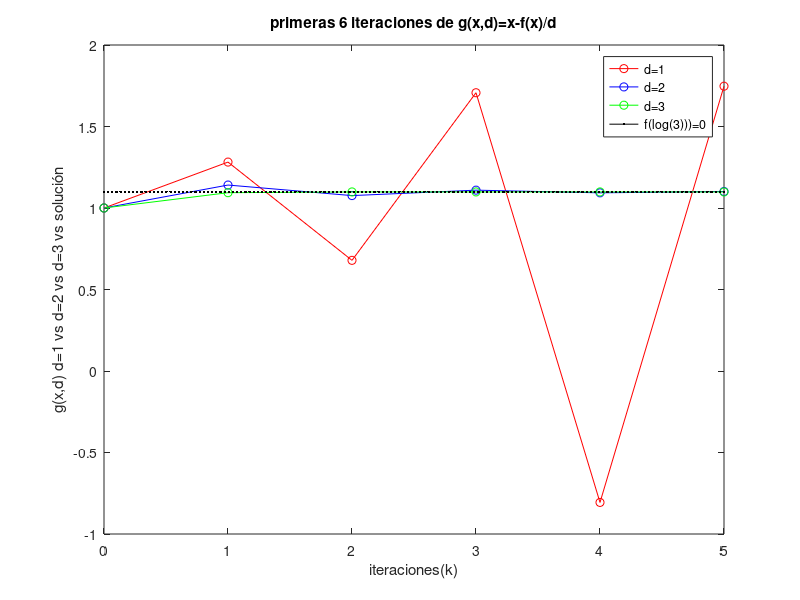
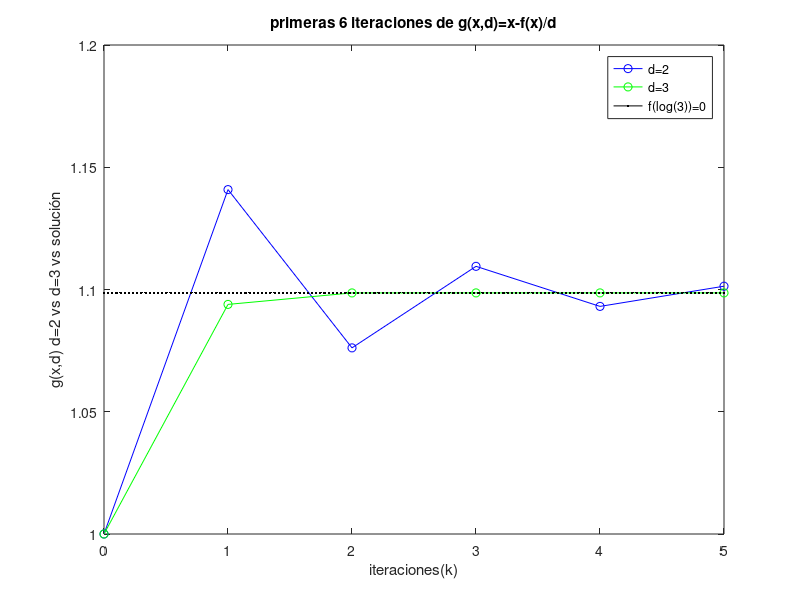
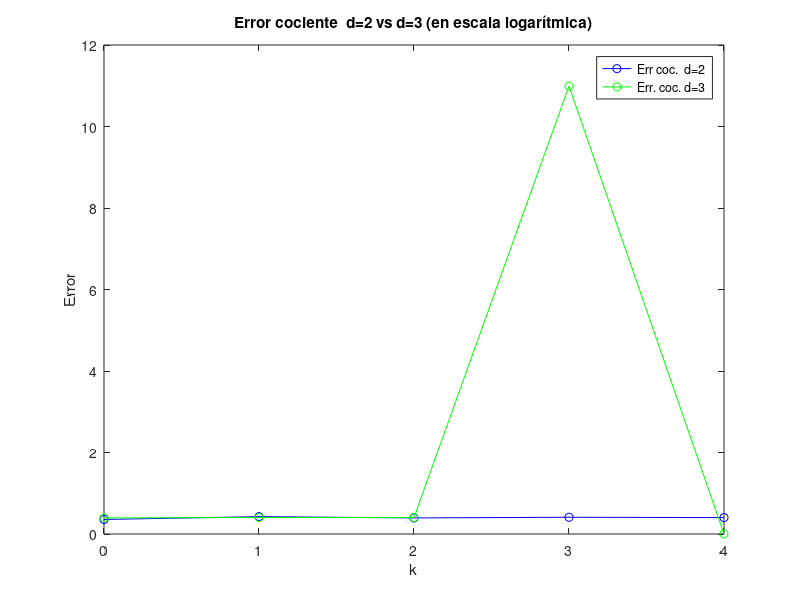

MATLAB code for these plots, in order:
%funcion a estimar raiz la cual es log3
f =@(x) exp(x) -  3;
f_prima=@(x) exp(x);
%g
g = @(x,d) x - f(x)/d;

x0 = 1;
itMax = 50;
res = ones(3,1);
tol = 1e-12;
x_iter = ones(6,3); %matriz con las iteraciones de cada d 
fprintf('\nDe antemano conociendo el valor de la raíz tendré como criterio de corte |x_k -log(3)| < 1e-9\n y que las iteraciones sean al menos 6, para así poder calcular el cociente del error como se plantea \n. si no, 50 iteraciones máximo\n\n');
for d = 1:3
    x = x0;
    k = 0;
    while k < itMax && (abs(x-log(3)) > tol || k < 6)
      k = k+1;      
      if (k <= 6) 
        x_iter(k,d) = x; %para parte del error
      endif
      x = g(x, d);
    endwhile
    res(d) = x;
    fprintf('resultado de emplear la iteracion con d=%d, nro de iteraciones=%d, convergió a: %f\n\n',d, k, res(d));
endfor

pts = linspace(0,5,150);
figure(1);
 plot(0:5, x_iter(1:6,1), '-ro',0:5, x_iter(1:6,2), '-bo',0:5, x_iter(1:6,3), '-go', pts, log(3), '-k.');
 legend('d=1',"d=2","d=3", "f(log(3)))=0");
 title("primeras 6 iteraciones de g(x,d)=x-f(x)/d");
xlabel('iteraciones(k)');
ylabel('g(x,d) d=1 vs d=2 vs d=3 vs solución');

figure(2);
 plot(0:5, x_iter(1:6,2), '-bo',0:5, x_iter(1:6,3), '-go',pts, log(3),'-k.');
 legend("d=2","d=3", "f(log(3))=0");
 title("primeras 6 iteraciones de g(x,d)=x-f(x)/d");
xlabel('iteraciones(k)');
ylabel('g(x,d) d=2 vs d=3 vs solución');

%ordenes estimados
p = [1, 2];

disp("ordenes estimados;  para d=2 es 1 y orden para d=3 es 2, (las que convergen) ");

error_k = zeros (2,5);
for d =2:3
    fprintf("\nCaso d = %d \n", d);
    x = x0;
    for k=1:5 
        ek = abs(x_iter(k+1,d) -  log(3));
        ekp = abs(x_iter(k,d) -  log(3))^p(d-1);
        error_k(d-1,k) = ek/ekp;
        fprintf('error en cociente con k = %d, %f  \n', k-1, error_k(d-1,k));
    endfor    
endfor

g_prima = @(x,d) 1 - f_prima(x)/d;
g_prima_prima = @(x,d) - f_prima(x)/d;


err_d2= g_prima(res(2),1)/1;% p=1
fprintf('\nvelocidad de convergencia d=2 y p=1:  %f \n', err_d2);

##err_d2 = g_prima_prima(res(2),2)/2; % p=2
##fprintf('velocidad de convergencia d=2 y p=2 %f \n', err_d2);

err_d3= g_prima(res(3),3)/1; % p=1
fprintf('velocidad de convergencia d=3 y p=1:  %f \n', err_d3);

err_d3 = g_prima_prima(res(3),3)/2; %p=2
fprintf('velocidad de convergencia d=3 y p=2:  %f \n', err_d3);


figure(3);
 plot(0:4, log(error_k(1, 1:5)+1), '-bo', 0:4,log(error_k(2, 1:5)+1) , '-go');
 legend('Err coc.  d=2','Err. coc. d=3');
 title('Error cociente  d=2 vs d=3 (en escala logarítmica)');
xlabel('k');
ylabel('Error');

## Guardar la primera figura
##figure(1);
##print('figure1.png', '-dpng', '-r300'); 
##
#### Guardar la segunda figura
##figure(2);
##print('figure2.png', '-dpng', '-r300');
##
#### Guardar la tercera figura
##figure(3);
##print('figure3.png', '-dpng', '-r300');

## figure;
##plot(0:4, error_k(1, 1:5), '-bo');
##title('Error para d=2');
##xlabel('k');
##ylabel('Error');
##
##figure;
##plot(0:4, error_k(2, 1:5), '-go');
##title('Error para d=3');
##xlabel('k');
##ylabel('Error');


